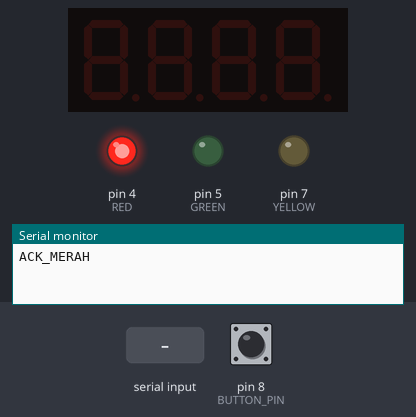
The sketch below on a simulated Arduino Uno, built with avr-gcc and run on an emulated ATmega328P. Parts: 4-digit seven-segment display, output pins drawn as LEDs (lit = HIGH), the last lines printed to the serial monitor. The test bench sets the inputs (shaded band); at power-on: pin 8 (BUTTON_PIN) HIGH. The audio player accepts every command and is not drawn.

Above: at 1.7 s.
1.8 s: "HIJAU:\n" received over Serial
At 2.4 s:
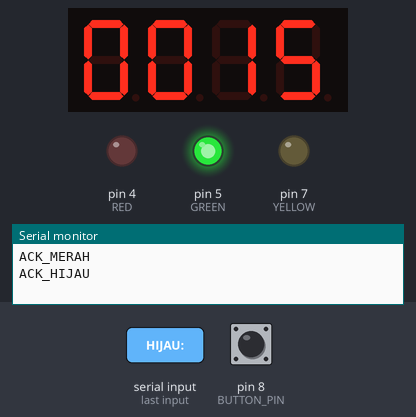
4.8 s: "KUNING:\n" received over Serial
At 5.6 s:
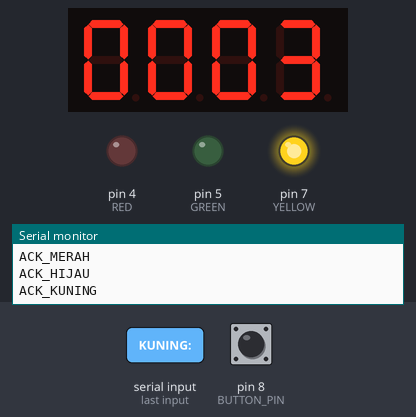
7.8 s: "KUNING\n" received over Serial
At 9.3 s:
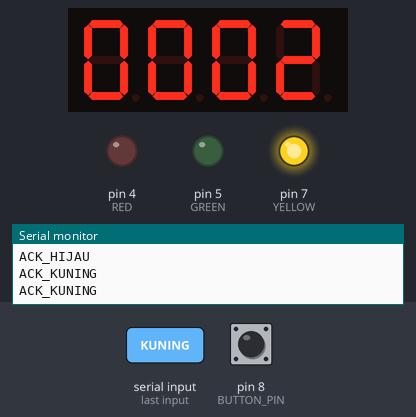
10.8 s: "KUNING:,45\n" received over Serial
At 16.0 s:
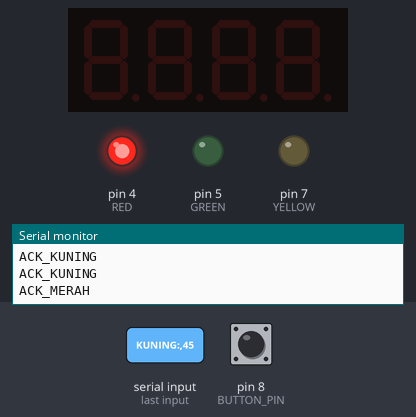
Timing chart, 0 to 17.5 s (numbered marks = the images above; inputs shaded):
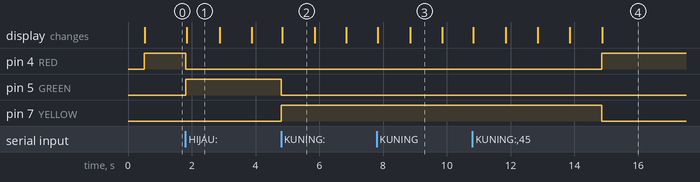

The sketch:

lampu.ino
```cpp
#include <TM1637Display.h>
#include <SoftwareSerial.h>
#include <DFRobotDFPlayerMini.h>

// =====================
// TM1637
// =====================
#define CLK 2
#define DIO 3
TM1637Display display(CLK, DIO);

// =====================
// LAMPU & TOMBOL
// =====================
#define RED     4
#define GREEN   5
#define YELLOW  7
#define BUTTON_PIN 8

// =====================
// MP3
// =====================
SoftwareSerial mp3Serial(10, 11); // RX, TX Arduino
DFRobotDFPlayerMini mp3;

// =====================
// VARIABLE
// =====================
unsigned long lastTick = 0;
int countdown = 0;
bool isCounting = false;
String serialBuffer = "";

int buttonState = HIGH;
int lastButtonState = HIGH;
unsigned long lastDebounceTime = 0;
unsigned long debounceDelay = 50;

enum LampState { STATE_RED, STATE_GREEN, STATE_YELLOW };
LampState currentState = STATE_RED;

// =====================
// FUNGSI
// =====================
void setMerah() {
  digitalWrite(RED, HIGH);
  digitalWrite(YELLOW, LOW);
  digitalWrite(GREEN, LOW);
  display.clear();
  isCounting = false;
  currentState = STATE_RED;
  Serial.println("ACK_MERAH");
}

void setHijau(int durasi) {
  digitalWrite(RED, LOW);
  digitalWrite(YELLOW, LOW);
  digitalWrite(GREEN, HIGH);
  mp3.play(1); // /mp3/0001.mp3
  countdown = durasi;
  display.showNumberDec(countdown, true);
  isCounting = true;
  lastTick = millis();
  currentState = STATE_GREEN;
  Serial.println("ACK_HIJAU");
}

void setKuning(int durasi) {
  digitalWrite(RED, LOW);
  digitalWrite(YELLOW, HIGH);
  digitalWrite(GREEN, LOW);
  countdown = durasi;
  display.showNumberDec(countdown, true);
  isCounting = true;
  lastTick = millis();
  currentState = STATE_YELLOW;
  Serial.println("ACK_KUNING");
}

void processCommand(String cmd) {
  cmd.trim();

  if (cmd == "MERAH") {
    setMerah();
  } else if (cmd.startsWith("HIJAU:")) {
    int dur = cmd.substring(6).toInt();
    if (dur <= 0) dur = 15;
    setHijau(dur);
  } else if (cmd.startsWith("KUNING:")) {
    int dur = cmd.substring(7).toInt();
    if (dur <= 0) dur = 3;
    setKuning(dur);
  } else if (cmd == "HIJAU") {
    setHijau(15); // fallback
  } else if (cmd == "KUNING") {
    setKuning(3); // fallback
  }
}

// =====================
// SETUP
// =====================
void setup() {
  Serial.begin(9600);

  pinMode(RED, OUTPUT);
  pinMode(YELLOW, OUTPUT);
  pinMode(GREEN, OUTPUT);
  pinMode(BUTTON_PIN, INPUT_PULLUP);

  display.setBrightness(7);

  // MP3 INIT
  mp3Serial.begin(9600);
  if (!mp3.begin(mp3Serial)) {
    Serial.println("ERROR_MP3");
  } else {
    mp3.volume(20);
  }

  setMerah();
}

// =====================
// LOOP
// =====================
void loop() {
  // 1. NON-BLOCKING SERIAL READ
  while (Serial.available() > 0) {
    char c = Serial.read();
    if (c == '\n' || c == '\r') {
      if (serialBuffer.length() > 0) {
        processCommand(serialBuffer);
        serialBuffer = "";
      }
    } else {
      serialBuffer += c;
    }
  }

  // 2. BACA TOMBOL MANUAL (DEBOUNCE)
  int reading = digitalRead(BUTTON_PIN);
  if (reading != lastButtonState) {
    lastDebounceTime = millis();
  }

  if ((millis() - lastDebounceTime) > debounceDelay) {
    if (reading != buttonState) {
      buttonState = reading;
      // Trigger Python HANYA saat kondisi merah (supaya tidak double trigger)
      if (buttonState == LOW && currentState == STATE_RED) {
        Serial.println("BUTTON_PRESSED");
      }
    }
  }
  lastButtonState = reading;

  // 3. COUNTDOWN DISPLAY
  if (isCounting && millis() - lastTick >= 1000) {
    lastTick = millis();
    countdown--;

    if (countdown >= 0) {
      display.showNumberDec(countdown, true);
    } else {
      // Waktu habis
      isCounting = false;
      display.clear();
      // Fallback: Jika setelah countdown habis tidak ada instruksi serial,
      // Arduino otomatis kembali ke merah demi keselamatan lalu lintas.
      if (currentState != STATE_RED) {
        setMerah();
      }
    }
  }
}
```

Measured:
- after the input at 1.8 s, pin 4 (RED): HIGH → LOW at once; pin 5 (GREEN): LOW → HIGH at once; the display: changes at once (image 1)
- after the input at 4.8 s, pin 5 (GREEN): HIGH → LOW at once; pin 7 (YELLOW): LOW → HIGH at once
- after the input at 7.8 s, pin 4 (RED): stays LOW (without the input it goes to HIGH after 1.1 s); pin 7 (YELLOW): stays HIGH (without the input it goes to LOW after 1.1 s)
- after the input at 10.8 s, pin 4 (RED): LOW → HIGH after 4.1 s instead of 1.0 s; pin 7 (YELLOW): HIGH → LOW after 4.1 s instead of 1.0 s
- what the display in image 1 shows lasts 1.1 s, from 1.8 s to 2.9 s
